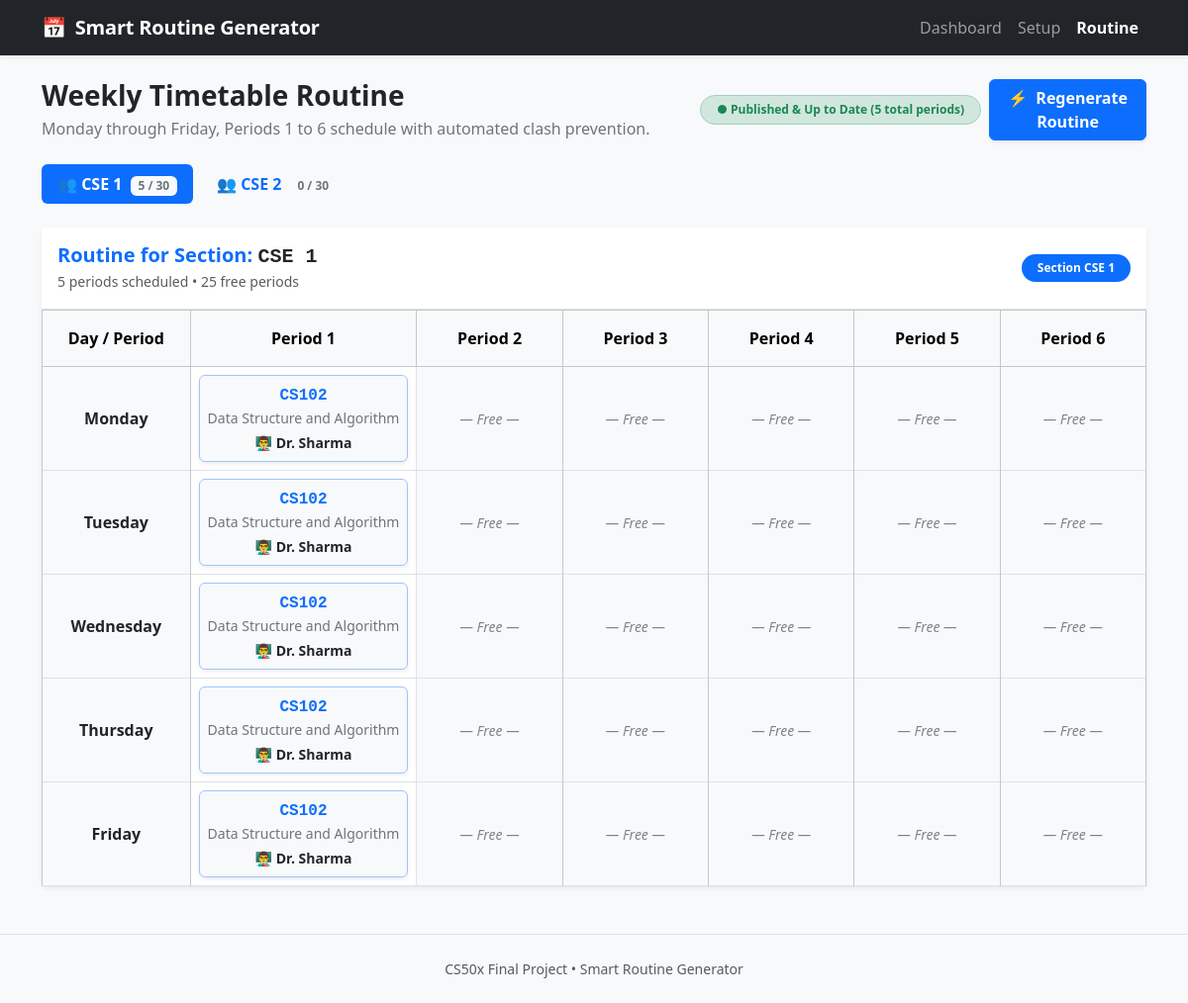
The page /routine on the database its author committed.
### tables this page shows
CREATE TABLE sections (
    id INTEGER PRIMARY KEY AUTOINCREMENT,
    name TEXT NOT NULL UNIQUE
);

CREATE TABLE timetable_entries (
    id INTEGER PRIMARY KEY AUTOINCREMENT,
    section_id INTEGER NOT NULL,
    teacher_id INTEGER NOT NULL,
    subject_id INTEGER NOT NULL,
    day_of_week TEXT NOT NULL CHECK (day_of_week IN ('Monday', 'Tuesday', 'Wednesday', 'Thursday', 'Friday')),
    period INTEGER NOT NULL CHECK (period >= 1 AND period <= 6),
    FOREIGN KEY (section_id) REFERENCES sections(id) ON DELETE CASCADE,
    FOREIGN KEY (teacher_id) REFERENCES teachers(id) ON DELETE CASCADE,
    FOREIGN KEY (subject_id) REFERENCES subjects(id) ON DELETE CASCADE,

    -- CONSTRAINT: Prevent Section Clashes
    -- A student section cannot have two different classes during the same period on the same day.
    UNIQUE (section_id, day_of_week, period),

    -- CONSTRAINT: Prevent Teacher Clashes
    -- A teacher cannot be scheduled to teach two different classes during the same period on the same day.
    UNIQUE (teacher_id, day_of_week, period)
);

CREATE TABLE subjects (
    id INTEGER PRIMARY KEY AUTOINCREMENT,
    code TEXT NOT NULL UNIQUE,
    name TEXT NOT NULL
);

CREATE TABLE teachers (
    id INTEGER PRIMARY KEY AUTOINCREMENT,
    name TEXT NOT NULL,
    email TEXT UNIQUE
);

### app.py (the view)
@app.route("/routine", methods=["GET"])
def routine():
    db = get_db()
    sections = db.execute("SELECT id, name FROM sections ORDER BY name ASC;").fetchall()
    entries = db.execute(
        """
        SELECT te.id, te.section_id, te.teacher_id, te.subject_id, te.day_of_week, te.period,
               sec.name AS section_name, t.name AS teacher_name,
               sub.code AS subject_code, sub.name AS subject_name
        FROM timetable_entries te
        JOIN sections sec ON te.section_id = sec.id
        JOIN teachers t ON te.teacher_id = t.id
        JOIN subjects sub ON te.subject_id = sub.id
        ORDER BY sec.name ASC, te.day_of_week ASC, te.period ASC;
        """
    ).fetchall()
    sync_status = get_timetable_sync_status(db)
    last_generation_error = session.get("last_generation_error")
    section_timetables: dict[int, Any] = {}
    for sec in sections:
        sec_id = sec["id"]
        sec_info = sync_status["section_status"].get(sec_id, {"required": 0, "scheduled": 0, "is_outdated": False})
        section_timetables[sec_id] = {
            "section": sec,
            "grid": {day: {period: None for period in PERIODS} for day in DAYS},
            "total_classes": 0,
            "required_classes": sec_info["required"],
            "is_outdated": sec_info["is_outdated"],
        }
    for row in entries:
        sec_id = row["section_id"]
        day = row["day_of_week"]
        period = row["period"]
        if sec_id in section_timetables and day in section_timetables[sec_id]["grid"]:
            section_timetables[sec_id]["grid"][day][period] = {
                "subject_code": row["subject_code"],
                "subject_name": row["subject_name"],
                "teacher_name": row["teacher_name"],
            }
            section_timetables[sec_id]["total_classes"] += 1
    return render_template(
        "routine.html",
        sections=sections,
        entries=entries,
        section_timetables=section_timetables,
        days=DAYS,
        periods=PERIODS,
        sync_status=sync_status,
        last_generation_error=last_generation_error,
    )

### app.py (called while the page is built)
def get_db():
    if "db" not in g:
        db_path = app.config.get("DATABASE_PATH", DATABASE_PATH)
        g.db = get_db_connection(db_path)
    return g.db

### database.py (called while the page is built)
def get_db_connection(db_path: Path = DATABASE_PATH) -> sqlite3.Connection:
    conn = sqlite3.connect(db_path)
    conn.execute("PRAGMA foreign_keys = ON;")
    conn.row_factory = sqlite3.Row
    return conn

### templates/routine.html (shortened to what this page needs)
{% extends "layout.html" %}
{% block content %}
<div class="row mb-4 align-items-center">
    <div class="col-md-7">
        <h1 class="h3 fw-bold mb-1">Weekly Timetable Routine</h1>
        <p class="text-secondary mb-0">Monday through Friday, Periods 1 to 6 schedule with automated clash prevention.</p>
    </div>
    <div class="col-md-5 text-md-end mt-3 mt-md-0 d-flex gap-2 justify-content-md-end align-items-center">
        {% if not sync_status.is_generated %}
            <span class="badge bg-secondary-subtle text-secondary border px-3 py-2 rounded-pill">
                ● No Routine Generated
            </span>
        {% elif sync_status.is_outdated or last_generation_error %}
            <span class="badge bg-warning-subtle text-warning-emphasis border border-warning px-3 py-2 rounded-pill fw-semibold">
                ⚠️ Outdated Timetable ({{ entries|length }} periods saved)
            </span>
        {% else %}
            <span class="badge bg-success-subtle text-success border border-success-subtle px-3 py-2 rounded-pill">
                ● Published &amp; Up to Date ({{ entries|length }} total periods)
            </span>
        {% endif %}
        <form action="{{ url_for('generate_routine') }}" method="POST" class="d-inline">
            <button type="submit" class="btn {% if sync_status.is_outdated or last_generation_error %}btn-warning text-dark{% else %}btn-primary{% endif %} fw-semibold shadow-sm">
                <span class="me-1">&#9889;</span> {% if entries %}Regenerate Routine{% else %}Generate Routine{% endif %}
            </button>
        </form>
    </div>
</div>
{% if entries and sections %}
    <ul class="nav nav-pills mb-4 gap-2" id="routineTabs" role="tablist">
        {% for sec in sections %}
            {% set sinfo = section_timetables[sec.id] %}
            <li class="nav-item" role="presentation">
                <button
                    class="nav-link fw-semibold {% if loop.first %}active{% endif %}"
                    id="routine-tab-{{ sec.id }}"
                    data-bs-toggle="pill"
                    data-bs-target="#routine-pane-{{ sec.id }}"
                    type="button"
                    role="tab"
                    aria-controls="routine-pane-{{ sec.id }}"
                    aria-selected="{% if loop.first %}true{% else %}false{% endif %}"
                >
                    👥 {{ sec.name }}
                    {% if sinfo.is_outdated %}
                        <span class="badge bg-warning text-dark ms-1" title="Outdated: {{ sinfo.total_classes }} scheduled vs {{ sinfo.required_classes }} required">
                            {{ sinfo.total_classes }} / {{ sinfo.required_classes }} req
                        </span>
                    {% else %}
                        <span class="badge bg-light text-secondary ms-1">
                            {{ sinfo.total_classes }} / 30
                        </span>
                    {% endif %}
                </button>
            </li>
        {% endfor %}
    </ul>
    <div class="tab-content" id="routineTabContent">
        {% for sec in sections %}
            {% set sinfo = section_timetables[sec.id] %}
            <div
                class="tab-pane fade {% if loop.first %}show active{% endif %}"
                id="routine-pane-{{ sec.id }}"
                role="tabpanel"
                aria-labelledby="routine-tab-{{ sec.id }}"
                tabindex="0"
            >
                <div class="card shadow-sm border-0 mb-4">
                    <div class="card-header bg-white py-3 border-bottom d-flex justify-content-between align-items-center">
                        <div>
                            <h5 class="card-title mb-0 fw-semibold text-primary">
                                Routine for Section: <span class="font-monospace text-dark">{{ sec.name }}</span>
                            </h5>
                            <span class="small text-muted">
                                {{ sinfo.total_classes }} periods scheduled &bull; {{ 30 - sinfo.total_classes }} free periods
                            </span>
                        </div>
                        <div>
                            <span class="badge bg-primary rounded-pill px-3 py-2">
                                Section {{ sec.name }}
                            </span>
                        </div>
                    </div>
                    <div class="card-body p-0">
                        <div class="table-responsive">
                            <table class="table table-bordered text-center align-middle mb-0">
                                <thead class="table-light">
                                    <tr>
                                        <th scope="col" style="width: 14%;" class="py-3">Day / Period</th>
                                        {% for period in periods %}
                                            <th scope="col" style="width: 14.33%;" class="py-3">
                                                Period {{ period }}
                                            </th>
                                        {% endfor %}
                                    </tr>
                                </thead>
                                <tbody>
                                    {% for day in days %}
                                        <tr>
                                            <th scope="row" class="table-light fw-bold text-dark py-3">
                                                {{ day }}
                                            </th>
                                            {% for period in periods %}
                                                {% set slot = sinfo['grid'][day][period] %}
                                                {% if slot %}
                                                    <td class="p-2 bg-white">
                                                        <div class="p-2 rounded bg-light border border-primary-subtle shadow-sm h-100 d-flex flex-column justify-content-center">
                                                            <div class="fw-bold text-primary font-monospace">{{ slot.subject_code }}</div>
                                                            <div class="small text-truncate text-secondary mb-1" title="{{ slot.subject_name }}">
                                                                {{ slot.subject_name }}
                                                            </div>
                                                            <div class="small fw-semibold text-dark">
                                                                👨‍🏫 {{ slot.teacher_name }}
                                                            </div>
                                                        </div>
                                                    </td>
                                                {% else %}
                                                    <td class="table-light p-2">
                                                        <span class="small fst-italic text-muted opacity-75">&mdash; Free &mdash;</span>
                                                    </td>
                                                {% endif %}
                                            {% endfor %}
                                        </tr>
                                    {% endfor %}
                                </tbody>
                            </table>
                        </div>
                    </div>
                </div>
            </div>
        {% endfor %}
    </div>
{% endif %}
{% endblock %}

### static/css/style.css (style rules this page uses)
:root { --primary-color: #0d6efd; --border-color: #dee2e6; }
body { background-color: #f8f9fa; font-family: system-ui, -apple-system, "Segoe UI", Roboto, "Helvetica Neue", Arial, sans-serif; min-height: 100vh; display: flex; flex-direction: column; }

### rows shown on the page
sections: name "CSE 1", total_classes "5", total_classes "25", periods "1" "2" "3" "4" "5" "6"
sections: name "CSE 2", total_classes "0"
timetable_entries: day_of_week "Monday"
subjects: subject_code "CS102" "CS102" "CS102" "CS102" "CS102", subject_name "Data Structure and Algorithm" "Data Structure and Algorithm" "Data Structure and Algorithm" "Data Structure and Algorithm" "Data Structure and Algorithm"
teachers: teacher_name "Dr. Sharma" "Dr. Sharma" "Dr. Sharma" "Dr. Sharma" "Dr. Sharma"
timetable_entries: day_of_week "Tuesday"
timetable_entries: day_of_week "Wednesday"
timetable_entries: day_of_week "Thursday"
timetable_entries: day_of_week "Friday"

### other values the page prints
{{ entries|length }} "5"
